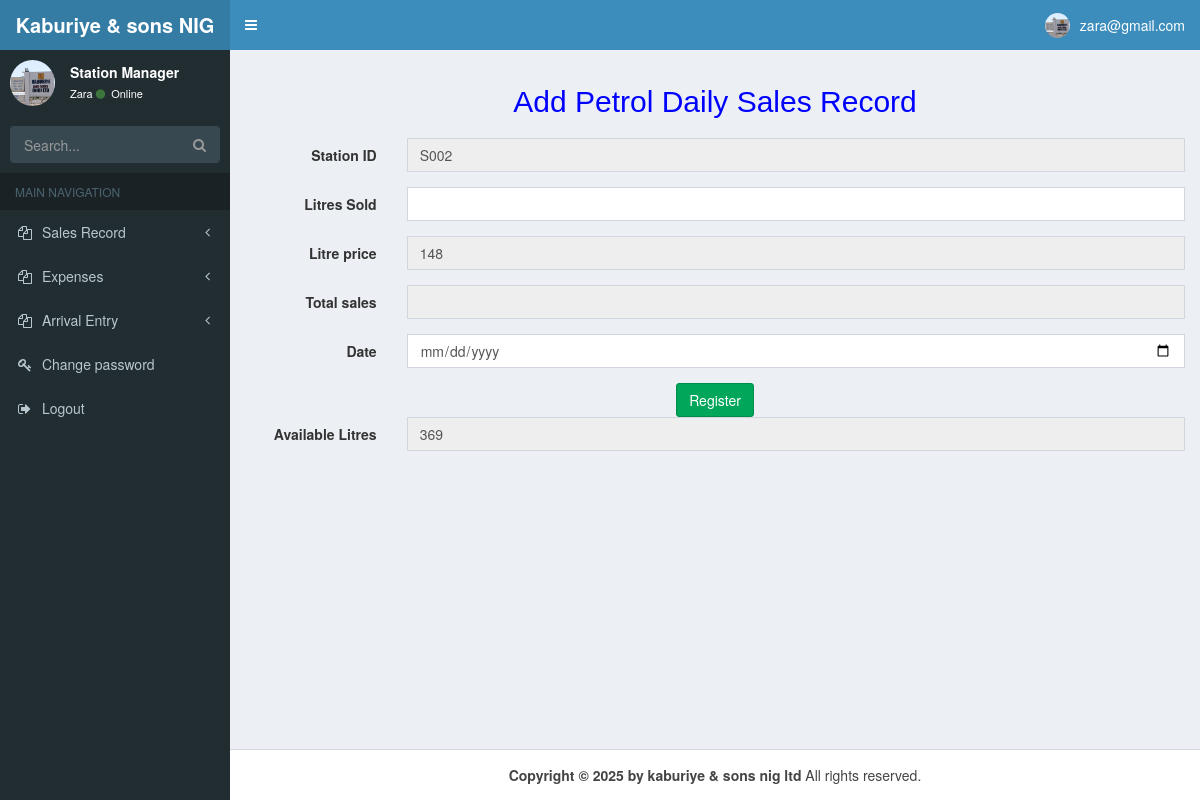
Screenshot of /n_sales.php (signed in) with the database file from the repository.
### tables this page shows
CREATE TABLE `station_manager` (
  `ID` int(50) NOT NULL,
  `employee_id` varchar(45) NOT NULL,
  `station_id` varchar(50) NOT NULL,
  `surname` varchar(50) NOT NULL,
  `othername` varchar(50) NOT NULL,
  `sex` varchar(6) NOT NULL,
  `dob` varchar(10) NOT NULL,
  `state_origin` varchar(20) NOT NULL,
  `local_government` varchar(60) NOT NULL,
  `religion` varchar(15) NOT NULL,
  `phonenumber` varchar(16) NOT NULL,
  `email` varchar(70) NOT NULL,
  `password` varchar(100) NOT NULL
);

CREATE TABLE `stations` (
  `SN` int(50) NOT NULL,
  `station_id` varchar(17) NOT NULL,
  `address` varchar(100) NOT NULL,
  `petrol_price` double NOT NULL,
  `gas_price` double NOT NULL,
  `station_category` varchar(45) NOT NULL,
  `trn_date` datetime NOT NULL
);

CREATE TABLE `arrival_entries` (
  `entry_id` int(11) NOT NULL,
  `quantity_received` int(11) NOT NULL,
  `quantitylifted` int(11) NOT NULL,
  `station_id` varchar(11) NOT NULL,
  `status` enum('Active','Inactive') NOT NULL,
  `dateofentry` datetime NOT NULL,
  `product` varchar(100) NOT NULL,
  `tanker` varchar(100) NOT NULL,
  `shortage` int(11) NOT NULL,
  `driver_name` varchar(100) NOT NULL
);

### n_sales.php (the view, shortened to what this page needs)
<?php
require __DIR__ . "/config/database.php";
$user = $_SESSION['station']['station_id'];
$profile = mysqli_query($conn, "SELECT * from station_manager where station_id='$user'");
$fetch = mysqli_fetch_assoc($profile);
?>
<!DOCTYPE html>
<html>
<head>
  <link rel="stylesheet" href="css/bootstrap.min.css">
  <link rel="stylesheet" href="css/font-awesome.min.css">
  <link rel="stylesheet" href="css/ionicons.min.css">
  <link rel="stylesheet" href="css/AdminLTE.min.css">
  <link rel="stylesheet" href="css/_all-skins.min.css">
</head>
<body class="hold-transition skin-blue sidebar-mini">
  <div class="wrapper">
    <header class="main-header">
      <a href="sm_login_home.php" class="logo">
        <span class="logo-lg"><b>Kaburiye & sons NIG LTD</b></span>
      </a>
      <nav class="navbar navbar-static-top">
        <a href="#" class="sidebar-toggle" data-toggle="push-menu" role="button">
        </a>
        <div class="navbar-custom-menu">
          <ul class="nav navbar-nav">
            <li class="dropdown user user-menu">
              <a href="#" class="dropdown-toggle" data-toggle="dropdown">
                <img src="images/admin.jpg" class="user-image" alt="User Image">
                <span class="hidden-xs">
                  <?php echo "$fetch[email]"; ?>
                </span>
              </a>
            </li>
          </ul>
        </div>
      </nav>
    </header>
    <aside class="main-sidebar">
      <section class="sidebar">
        <div class="user-panel">
          <div class="pull-left image">
            <img src="images/admin.jpg" class="img-circle" alt="User Image">
          </div>
          <div class="pull-left info">
            <p>Station Manager </p>
            <a href="#">
              <?php echo "$fetch[surname]"; ?> <i class="fa fa-circle text-success"></i> Online
            </a>
          </div>
        </div>
        <form action="#" method="get" class="sidebar-form">
          <div class="input-group">
            <input type="text" name="q" class="form-control" placeholder="Search...">
            <span class="input-group-btn">
              <button type="submit" name="search" id="search-btn" class="btn btn-flat"><i class="fa fa-search"></i>
              </button>
            </span>
          </div>
        </form>
        <ul class="sidebar-menu" data-widget="tree">
          <li class="header">MAIN NAVIGATION</li>
          <li class="treeview">
            <a href="#">
              <i class="fa fa-files-o"></i> <span> Sales Record</span>
              <span class="pull-right-container">
                <small class="fa fa-angle-left pull-right "></small>
              </span>
            </a>
          </li>
          <li class="treeview">
            <a href="#">
              <i class="fa fa-files-o"></i> <span> Expenses</span>
              <span class="pull-right-container">
                <small class="fa fa-angle-left pull-right "></small>
              </span>
            </a>
          </li>
          <li class="treeview">
            <a href="#">
              <i class="fa fa-files-o"></i> <span> Arrival Entry</span>
              <span class="pull-right-container">
                <small class="fa fa-angle-left pull-right "></small>
              </span>
            </a>
          </li>
          <li>
            <a href="sm_cpassword.php">
              <i class="fa fa-key"></i> <span>Change password</span>
            </a>
          </li>
          <li>
            <a href="sm_logout.php">
              <i class="fa fa-sign-out"></i> <span>Logout</span>
            </a>
          </li>
      </section>
    </aside>
    <div class="content-wrapper">
      <section class="content">
        <h2 align="center" style="color:blue;"> Add Petrol Daily Sales Record</h2>
        <form class="form-horizontal" role="form" method="post" enctype="multipart/form-data">
          <div class="form-group">
            <label class="control-label col-sm-2" for="StationID">Station ID</label>
            <div class="col-sm-10">
              <input type="text" class="form-control" readonly name="s_id" value="<?php echo "$fetch[station_id]"; ?>">
            </div>
          </div>
          <div class="form-group">
            <label class="control-label col-sm-2" for="litres sold">Litres Sold</label>
            <div class="col-sm-10">
              <input type="number" class="form-control variable-field quantity" id="litres_sold" name="litre_sold"
                oninput="calculate()">
            </div>
          </div>
          <?php
          $getRecord = mysqli_query($conn, "select * from stations where station_id='$user'");
          $litre_price = mysqli_fetch_array($getRecord);
          ?>
          <div class="form-group">
            <label class="control-label col-sm-2" for="log">Litre price</label>
            <div class="col-sm-10">
              <input type="text" class="form-control variable-field costpriceunit" id="litres_price" name="litre_price"
                value="<?php echo "$litre_price[petrol_price]"; ?>" readonly required>
            </div>
          </div>
          <div class="form-group">
            <label class="control-label col-sm-2" for="Available litres">Total sales</label>
            <div class="col-sm-10">
              <input type="text" class="form-control width-80 totalcostprice" id="totalsales" name="totalsales"
                readonly>
            </div>
          </div>
          <div class="form-group">
            <label class="control-label col-sm-2" for="date">Date</label>
            <div class="col-sm-10">
              <input type="date" class="form-control" name="date" required placeholder="Date">
            </div>
          </div>
          <center> <input type="submit" class="btn btn-success" value="Register" name="register"></center>
          <?php
          $getRecord = mysqli_query($conn, "SELECT * from arrival_entries where station_id='$user' AND status = 'Active'");
          $arrival = mysqli_fetch_assoc($getRecord);
          $x = "$arrival[quantity_received]";
          ?>
          <div class="form-group">
            <label class="control-label col-sm-2">Available Litres </label>
            <div class="col-sm-10">
              <input type="text" class="form-control" name="a_litre" required id="availablelitres" readonly
                value="<?php echo "$x"; ?>">
            </div>
          </div>
        </form>
      </section>
    </div>
    <footer class="main-footer">
      <center> <strong>Copyright &copy; 2025 by kaburiye & sons nig ltd</strong> All rights reserved.</center>
    </footer>
  </div>
</body>
</html>

### rows the page displays
station_manager: email "zara@gmail.com", surname "Zara", s_id "S002"
stations: litre_price "148"
arrival_entries: a_litre "369"
